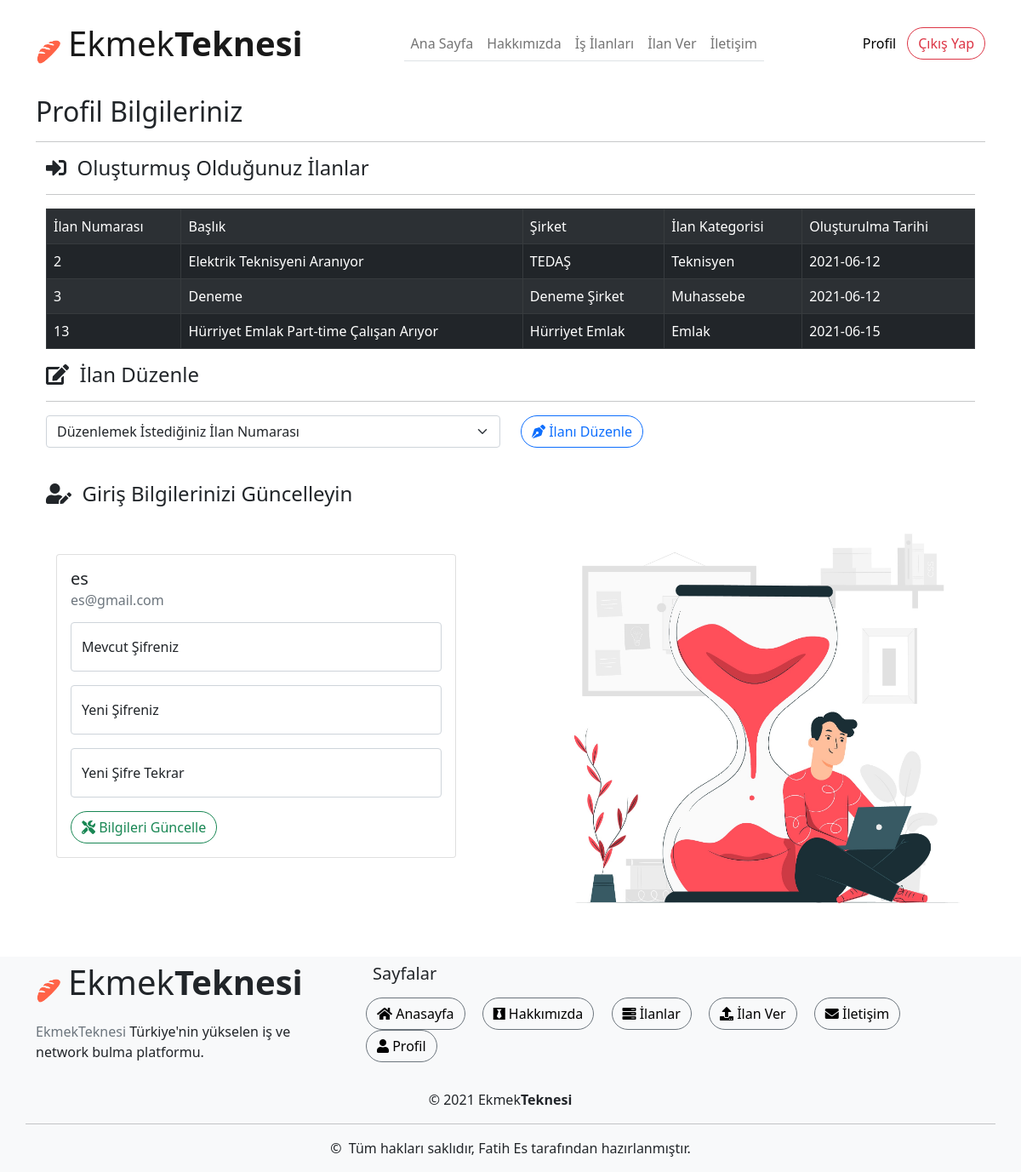
Screenshot of /pages/profile.php (signed in) with the database file from the repository.
### tables this page shows
CREATE TABLE `job` (
  `job_id` int(11) NOT NULL,
  `job_title` varchar(100) NOT NULL,
  `job_company` varchar(40) NOT NULL,
  `job_experience` varchar(15) DEFAULT NULL,
  `job_create_date` date DEFAULT current_timestamp(),
  `job_kind` varchar(100) DEFAULT NULL,
  `job_category` varchar(255) DEFAULT NULL,
  `job_city` varchar(255) DEFAULT NULL,
  `job_detail` text NOT NULL,
  `user_id` int(11) DEFAULT NULL
);

CREATE TABLE `user` (
  `user_id` int(11) NOT NULL,
  `user_name` varchar(255) NOT NULL,
  `user_email` varchar(255) NOT NULL,
  `user_password` varchar(255) DEFAULT NULL
);

### pages/profile.php (the view, shortened to what this page needs)
<?php require '../db_conn.php' ?>
<!DOCTYPE html>
<html lang="en">
<head>
    <link rel="stylesheet" href="https://use.fontawesome.com/releases/v5.15.3/css/all.css">
    <link href="../styles/boostrap.css" rel="stylesheet" />
</head>
<body>
    <nav class="navbar navbar-expand-lg navbar-light fixed-top py-3 mb-4" style="background-color: #fff;" data-navbar-on-scroll="data-navbar-on-scroll">
        <div class="container"><a class="navbar-brand" href="home.php"><img src="../images/other/logo.png" alt="" width="30" /><span class="text-1000 fs-1 ms-2 fw-medium">Ekmek<span class="fw-bold">Teknesi</span></span></a>
            <div class="collapse navbar-collapse" id="navbarSupportedContent">
                <ul class="navbar-nav mx-auto border-bottom border-lg-bottom-0 pt-2 pt-lg-0">
                    <li class="nav-item"><a class="nav-link " aria-current="page" href="home.php">Ana Sayfa</a></li>
                    <li class="nav-item"><a class="nav-link" href="about.php">Hakkımızda</a></li>
                    <li class="nav-item"><a class="nav-link " href="applications.php">İş İlanları </a></li>
                    <li class="nav-item"><a class="nav-link " href="advertise.php">İlan Ver</a></li>
                    <li class="nav-item"><a class="nav-link" href="contact.php">İletişim </a></li>
                </ul>
                <form class="d-flex py-3 py-lg-0">
                    <a href="profile.php"> <button class="btn btn-link text-1000 fw-medium order-1 order-lg-0 text-decoration-none" type="button" style="color: black;">Profil</button></a>
                    <a href="../app/logout.php"> <button class="btn btn-outline-danger rounded-pill order-0" type="button">Çıkış Yap</button></a>
                </form>
            </div>
        </div>
    </nav>
    <div class="container" style="margin-top: 7rem;">
        <h2>Profil Bilgileriniz</h2>
        <hr>
        <div class="container">
            <h4><i class="fas fa-sign-in-alt"></i> &nbsp;Oluşturmuş Olduğunuz İlanlar</h4>
            <hr>
            <?php
            $user_name = $_SESSION['user_name'];
            $query = $db->query("SELECT * FROM user WHERE user_name = '{$user_name}'")->fetch(PDO::FETCH_ASSOC);
            $user_id =  $query['user_id'];
            ?>
            <?php
            $adds = $db->query("SELECT * FROM job WHERE user_id = '{$user_id}'", PDO::FETCH_ASSOC);
            if ($adds->rowCount()) {
            ?>
                <table class="table table-bordered table-striped table-dark">
                    <tr>
                        <td>İlan Numarası</td>
                        <td>Başlık</td>
                        <td>Şirket</td>
                        <td>İlan Kategorisi</td>
                        <td>Oluşturulma Tarihi</td>
                    </tr>
                    <?php
                    foreach ($adds as $row) { ?>
                        <tr>
                            <td><?= $row['job_id'] ?></td>
                            <td><?= $row['job_title'] ?></td>
                            <td><?= $row['job_company'] ?></td>
                            <td><?= $row['job_category'] ?></td>
                            <td><?= $row['job_create_date'] ?></td>
                        </tr>
                    <?php } ?>
                </table>
            <?php } ?>
        </div>
        <div class="container">
            <h4><i class="fas fa-edit "></i> &nbsp;İlan Düzenle</h4>
            <hr>
            <form action="edit.php" method="POST">
                <div class="row">
                    <div class="col">
                        <select class="form-select" aria-label="Default select example" required name="adds_id">
                            <option selected disabled>Düzenlemek İstediğiniz İlan Numarası</option>
                        </select>
                    </div>
                    <div class="col">
                        <button type="submit" name="edit_ads" class="btn btn-outline-primary rounded-pill mb-3"><i class="fas fa-pen-nib"></i>&nbsp;İlanı Düzenle</button>
                    </div>
            </form>
        </div>
        <h4 class="mt-4"><i class="fas fa-user-edit"></i> &nbsp;Giriş Bilgilerinizi Güncelleyin</h4>
        <div class="container mt-3">
            <?php
            $user_name = $_SESSION['user_name'];
            $query = $db->query("SELECT * FROM user WHERE user_name = '{$user_name}'")->fetch(PDO::FETCH_ASSOC);
            $user_email = $query['user_email'];
            ?>
            <div class="row">
                <div class="col mt-3">
                    <div class="card mt-4" style="width: 90%;">
                        <div class="card-body">
                            <h5 class="card-title"><?php echo $user_name ?></h5>
                            <h6 class="card-subtitle mb-2 text-muted mb-3"><?php echo $user_email ?></h6>
                            <form action="profile.php" id="" method="POST">
                                <div class="row">
                                    <div class="col">
                                        <div class="form-floating">
                                            <input type="password" name="current_password" class="form-control" id="floatingInputGrid" placeholder="Mevcut Şifre" required>
                                            <label for="floatingInputGrid">Mevcut Şifreniz</label>
                                        </div>
                                    </div>
                                </div>
                                <div class="row mt-3">
                                    <div class="col">
                                        <div class="form-floating">
                                            <input type="password" name="new_password" class="form-control" id="floatingInputGrid" placeholder="Yeni Şifreniz" required />
                                            <label for="floatingInputGrid">Yeni Şifreniz</label>
                                        </div>
                                    </div>
                                </div>
                                <div class="row mt-3">
                                    <div class="col">
                                        <div class="form-floating">
                                            <input type="password" name="password_again" class="form-control" id="floatingInputGrid" placeholder="Yeni Şifre Tekrar" required>
                                            <label for="floatingInputGrid">Yeni Şifre Tekrar</label>
                                        </div>
                                    </div>
                                </div>
                                <button type="submit" class="btn btn-outline-success rounded-pill order-0 mt-3" name="edit_user"><i class="fas fa-tools"></i>&nbsp;Bilgileri Güncelle</button>
                            </form>
                        </div>
                    </div>
                </div>
                <div class="col">
                    <img class="ms-4" style="width: 100%;" src="../images/illustrations/5.jpg" alt="">
                </div>
            </div>
        </div>
    </div>
    <div class="bg-light mt-3">
        <div class="container">
            <div class="row">
                <div class="row">
                    <div class="col-4">
                        <img class="d-inline-block align-middle" src="../images/other/logo.png" alt="" width="30" /><span class="d-inline-block text-1000 fs-1 ms-2 fw-medium lh-base">Ekmek<span class="fw-bold">Teknesi</span></span></a>
                        <p class="my-3"> <span class="text-secondary">EkmekTeknesi </span>Türkiye'nin yükselen iş ve <br />network bulma platformu. </p>
                    </div>
                    <div class="col">
                        <h5 class="lh-lg ms-4">Sayfalar </h5>
                        <ul class="list-unstyled mb-md-4 mb-lg-0">
                            <li style="display: inline-block;" class="lh-lg ms-3"><a class="text-decoration-none btn btn-outline-secondary rounded-pill" style="color:black" href="home.php"><i class="fas fa-home"></i>&nbsp;Anasayfa</a></li>
                            <li style="display: inline-block;" class="lh-lg ms-3"><a class="text-decoration-none btn btn-outline-secondary rounded-pill" style="color:black" href="about.php"><i class="fab fa-black-tie"></i>&nbsp;Hakkımızda</a></li>
                            <li style="display: inline-block;" class="lh-lg ms-3"><a class="text-decoration-none btn btn-outline-secondary rounded-pill" style="color:black" href="applications.php"><i class="fas fa-server"></i>&nbsp;İlanlar</a></li>
                            <li style="display: inline-block;" class="lh-lg ms-3"><a class="text-decoration-none btn btn-outline-secondary rounded-pill" style="color:black" href="advertise.php"><i class="fas fa-upload"></i>&nbsp;İlan Ver</a></li>
                            <li style="display: inline-block;" class="lh-lg ms-3"><a class="text-decoration-none btn btn-outline-secondary rounded-pill" style="color:black" href="contact.php"><i class="fas fa-envelope"></i>&nbsp;İletişim</a></li>
                            <li style="display: inline-block;" class="lh-lg ms-3"><a class="text-decoration-none btn btn-outline-secondary rounded-pill" style="color:black" href="profile.php"><i class="fas fa-user"></i>&nbsp;Profil</a></li>
                        </ul>
                    </div>
                </div>
                <div class="row">
                    <p class="text-400 my-3" style="text-align: center;">&copy; 2021 Ekmek<b>Teknesi</b></p>
                </div>
                <hr class="opacity-25" />
                <div class="text-400 text-center">
                    <p>&copy; &nbsp;Tüm hakları saklıdır,
                        Fatih Es tarafından hazırlanmıştır.
                    </p>
                </div>
            </div>
        </div>
    </div>
</body>
</html>

### rows the page displays
job: job_id "2", job_title "Elektrik Teknisyeni Aranıyor", job_company "TEDAŞ", job_category "Teknisyen", job_create_date "2021-06-12"
job: job_id "3", job_title "Deneme", job_company "Deneme Şirket", job_category "Muhassebe", job_create_date "2021-06-12"
job: job_id "13", job_title "Hürriyet Emlak Part-time Çalışan Arıyor", job_company "Hürriyet Emlak", job_category "Emlak", job_create_date "2021-06-15"
user: user_email "es@gmail.com"

### other values shown
$user_name "es"
